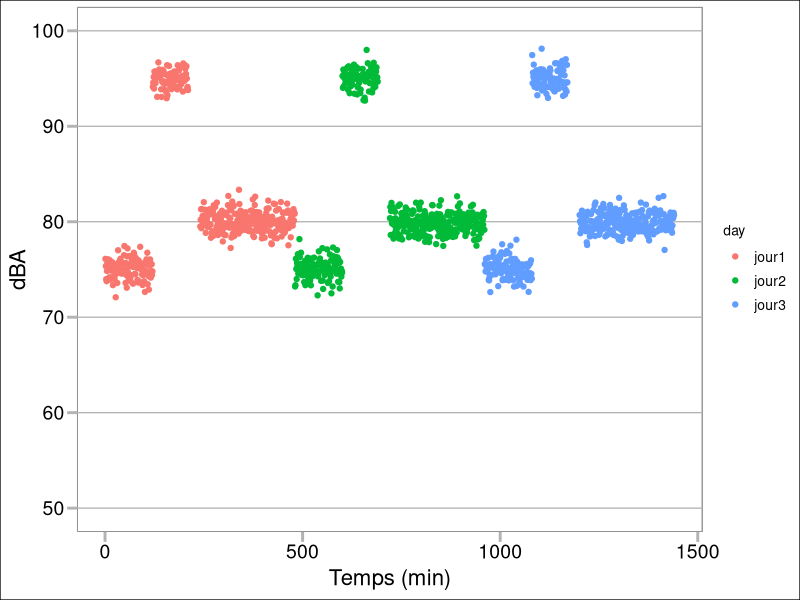
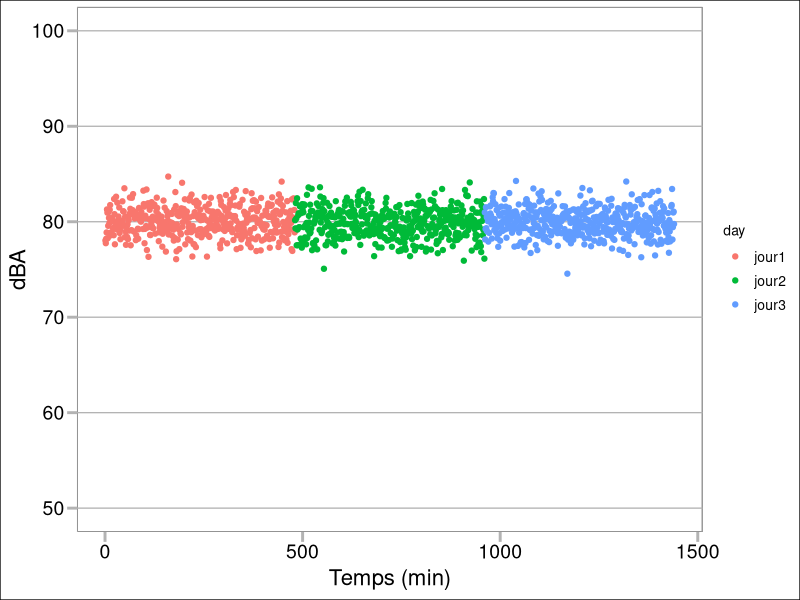
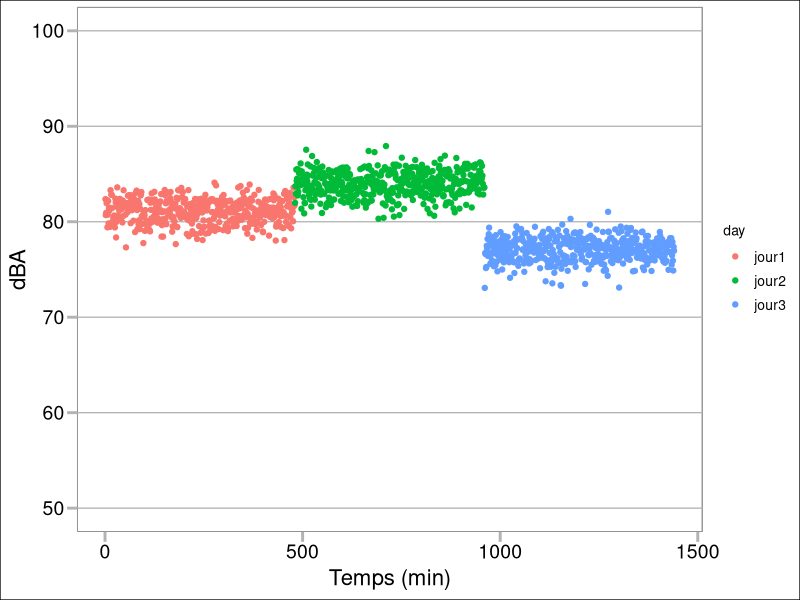

R code for these plots, in order:
#####################################
#
#  various temporal noise exposure profiles
#
#######################################

library(ggplot2)
library(ggthemes)

########## creating data

## three day

noise <- data.frame( time = seq( from = 1 , to = 3*8*60 , by = 1) )


# task strategy

# T1 from 0 to 2h
# T2 from 2h to 3H30
# T3 from 4 to 8h

noise$task <- numeric( length( noise[,1] ) ) 

noise$T1 <- rep( c( rep(1 , 120)  , rep( 0 , 360 ) ) , 3 )

noise$T2 <- rep( c( rep(0 , 120)  , rep( 1 , 90 ) , rep( 0 , 270) ) , 3 )

noise$T3 <- rep( c( rep(0 , 240)  , rep( 1 , 240 )) , 3 )

noise$task_mean <- 75 *  noise$T1 + 95 * noise$T2 + 80 * noise$T3

noise$day <- c( rep( "jour1" , 480 ) , rep( "jour2" , 480 ) , rep( "jour3" , 480 ))

noise$task <- noise$task_mean + rnorm( length( noise[,1] ) , 0 , 1 )

p <- ggplot(data=noise, aes( x=time , y = task , color = day))

p <- p + geom_point()

p <- p + theme_calc()

p <- p +  theme(axis.text.x=element_text(size=14),axis.title.x=element_text(size=16,vjust=+0.55))+
  theme(axis.text.y=element_text(size=14),axis.title.y=element_text(size=16,vjust=+0.55))+
  theme(axis.ticks = element_line(size = 1) , axis.ticks.length.x = unit(.25, "cm"), axis.ticks.length.y = unit(.25, "cm"))+
  labs(x=expression ( "Temps (min)") , y="dBA") + ylim( c(50,100))

p

# function strategy

noise$metier <- 80 + rnorm( length( noise[,1] ) , 0 , 1.5 )

p <- ggplot(data=noise, aes( x=time , y = metier , color = day))

p <- p + geom_point()

p <- p + theme_calc()

p <- p +  theme(axis.text.x=element_text(size=14),axis.title.x=element_text(size=16,vjust=+0.55))+
  theme(axis.text.y=element_text(size=14),axis.title.y=element_text(size=16,vjust=+0.55))+
  theme(axis.ticks = element_line(size = 1) , axis.ticks.length.x = unit(.25, "cm"), axis.ticks.length.y = unit(.25, "cm"))+
  labs(x=expression ( "Temps (min)") , y="dBA")+ ylim( c(50,100))

p

# full day strategy

noise$D1 <- c( rep(1 , 480)  , rep( 0 , 480 )  , rep( 0 , 480 ) ) 

noise$D2 <- c( rep(0 , 480)  , rep( 1 , 480 )  , rep( 0 , 480 ) ) 

noise$D3 <- c( rep(0 , 480)  , rep( 0 , 480 )  , rep( 1 , 480 ) ) 

noise$day_mean <- 81 *  noise$D1 + 84 * noise$D2 + 77 * noise$D3

noise$fullday <- noise$day_mean + rnorm( length( noise[,1] ) , 0 , 1.3 )

p <- ggplot(data=noise, aes( x=time , y = fullday , color = day))

p <- p + geom_point()

p <- p + theme_calc()

p <- p +  theme(axis.text.x=element_text(size=14),axis.title.x=element_text(size=16,vjust=+0.55))+
  theme(axis.text.y=element_text(size=14),axis.title.y=element_text(size=16,vjust=+0.55))+
  theme(axis.ticks = element_line(size = 1) , axis.ticks.length.x = unit(.25, "cm"), axis.ticks.length.y = unit(.25, "cm"))+
  labs(x=expression ( "Temps (min)") , y="dBA")+ ylim( c(50,100))

p
